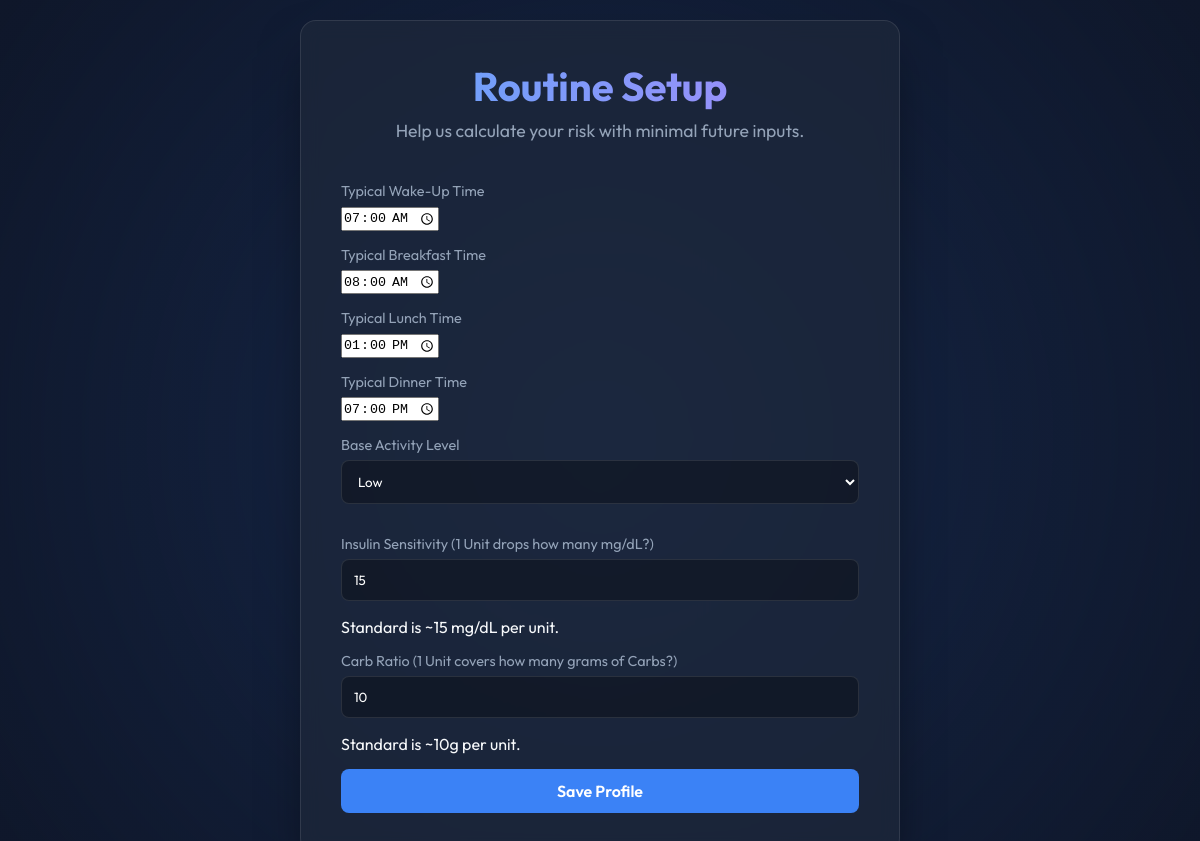
The app's page /setup, older data.
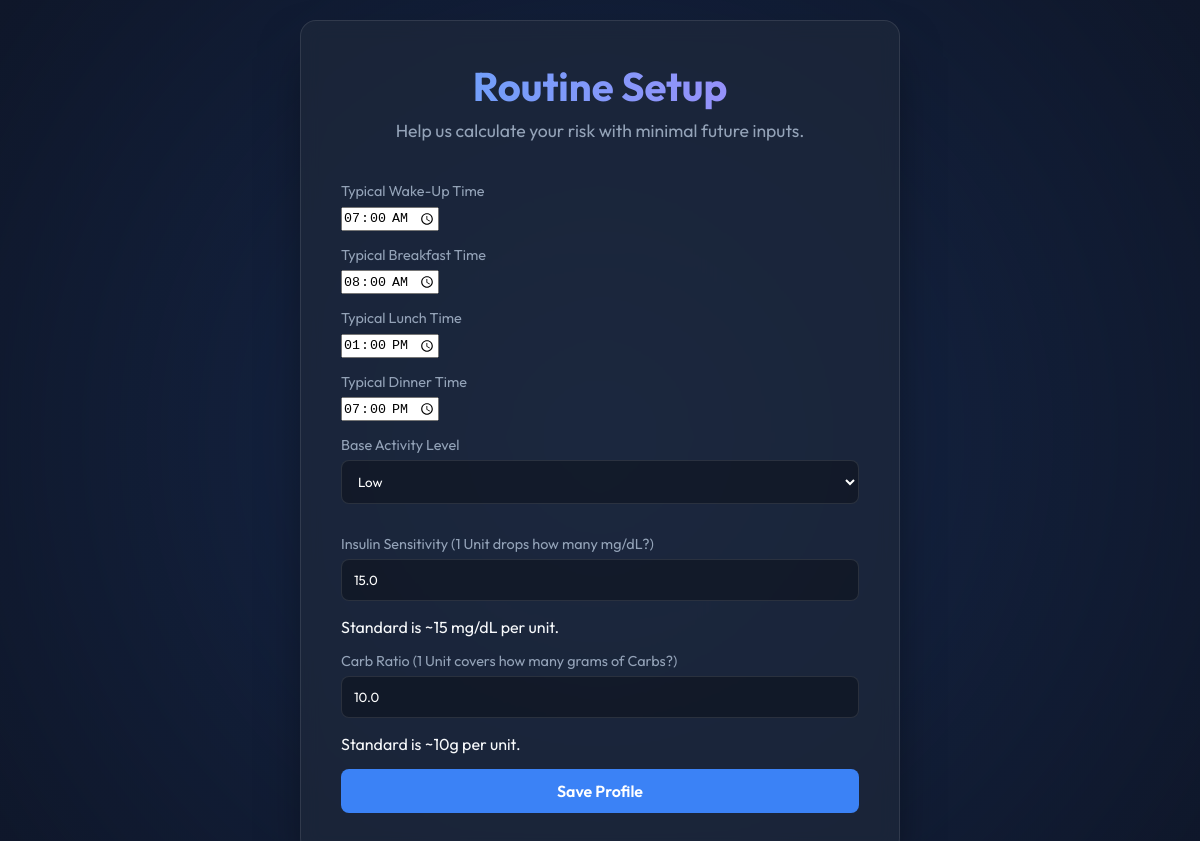
The same page, newer data.
### tables this page shows
CREATE TABLE user_profile (
            id INTEGER PRIMARY KEY AUTOINCREMENT,
            wake_up_time TEXT,
            breakfast_time TEXT,
            lunch_time TEXT,
            dinner_time TEXT,
            activity_level TEXT
        , insulin_sensitivity REAL DEFAULT 15, carb_ratio REAL DEFAULT 10);

### app.py (the view, shortened to what this page needs)
@app.route('/setup', methods=['GET', 'POST'])
def setup():
    profile = get_user_profile() or {}
    return render_template('setup.html', profile=profile)

### database.py (called while the page is built)
def get_db_connection():
    conn = sqlite3.connect(DB_PATH)
    conn.row_factory = sqlite3.Row
    return conn

def get_user_profile():
    conn = get_db_connection()
    c = conn.cursor()
    c.execute('SELECT * FROM user_profile LIMIT 1')
    row = c.fetchone()
    conn.close()
    return dict(row) if row else None

### templates/setup.html (shortened to what this page needs)
<!DOCTYPE html>
<html lang="en">
<head>
    <link rel="stylesheet" href="/static/css/style.css">
</head>
<body>
    <div class="glass-container">
        <header>
            <h1>Routine Setup</h1>
            <p>Help us calculate your risk with minimal future inputs.</p>
        </header>
        <form method="POST" class="prediction-form" style="display:flex; flex-direction:column; gap: 15px;">
            <div class="input-group">
                <label>Typical Wake-Up Time</label>
                <input type="time" name="wake_up_time" value="{{ profile.wake_up_time or '07:00' }}" required>
            </div>
            <div class="input-group">
                <label>Typical Breakfast Time</label>
                <input type="time" name="breakfast_time" value="{{ profile.breakfast_time or '08:00' }}" required>
            </div>
            <div class="input-group">
                <label>Typical Lunch Time</label>
                <input type="time" name="lunch_time" value="{{ profile.lunch_time or '13:00' }}" required>
            </div>
            <div class="input-group">
                <label>Typical Dinner Time</label>
                <input type="time" name="dinner_time" value="{{ profile.dinner_time or '19:00' }}" required>
            </div>
            <div class="input-group">
                <label>Base Activity Level</label>
                <select name="activity_level" required>
                    <option value="Low" {% if profile.activity_level=='Low' %}selected{% endif %}>Low</option>
                </select>
            </div>
            <div class="input-group">
                <label>Insulin Sensitivity (1 Unit drops how many mg/dL?)</label>
                <input type="number" name="insulin_sensitivity" value="{{ profile.insulin_sensitivity or 15 }}" step="0.1" required>
                <p class="text-xs text-muted">Standard is ~15 mg/dL per unit.</p>
            </div>
            <div class="input-group">
                <label>Carb Ratio (1 Unit covers how many grams of Carbs?)</label>
                <input type="number" name="carb_ratio" value="{{ profile.carb_ratio or 10 }}" step="0.1" required>
                <p class="text-xs text-muted">Standard is ~10g per unit.</p>
            </div>
            <button type="submit" class="btn primary full-width">Save Profile</button>
        </form>
    </div>
</body>
</html>

### static/css/style.css (style rules this page uses)
:root { --bg-color: #0f172a; --text-main: #f8fafc; --text-muted: #94a3b8; --primary: #3b82f6; --primary-hover: #2563eb; --secondary: #334155; --secondary-hover: #475569; --danger: #ef4444; --warning: #f59e0b; --success: #10b981; --glass-bg: rgba(30, 41, 59, 0.7); --glass-border: rgba(255, 255, 255, 0.1); }
* { box-sizing: border-box; margin: 0; padding: 0; }
body { font-family: 'Outfit', sans-serif; background-color: var(--bg-color); color: var(--text-main); display: flex; justify-content: center; align-items: center; min-height: 100vh; padding: 20px; }
body::before { content: ''; position: fixed; top: -50%; left: -50%; width: 200%; height: 200%; background: radial-gradient(circle, rgba(59, 130, 246, 0.15) 0%, rgba(15, 23, 42, 1) 50%); z-index: -1; }
.glass-container { background: var(--glass-bg); backdrop-filter: blur(10px); -webkit-backdrop-filter: blur(10px); border: 1px solid var(--glass-border); border-radius: 16px; padding: 40px; width: 100%; max-width: 600px; box-shadow: 0 25px 50px -12px rgba(0, 0, 0, 0.5); }
header { text-align: center; margin-bottom: 40px; }
header h1 { font-size: 2.5rem; font-weight: 700; margin-bottom: 8px; background: linear-gradient(to right, #60a5fa, #a78bfa); -webkit-background-clip: text; -webkit-text-fill-color: transparent; }
header p { color: var(--text-muted); font-size: 1.1rem; }
.btn { display: inline-block; padding: 12px 24px; border-radius: 8px; font-weight: 600; font-family: inherit; font-size: 1rem; cursor: pointer; border: none; transition: all 0.2s ease; text-align: center; text-decoration: none; }
.btn.primary { background-color: var(--primary); color: white; }
.btn.full-width { width: 100%; }
input[type="file"], input[type="number"], input[type="datetime-local"], select { width: 100%; padding: 12px; background: rgba(0,0,0,0.3); border: 1px solid var(--glass-border); color: white; border-radius: 8px; margin-bottom: 16px; font-family: inherit; }
.input-group label { display: block; margin-bottom: 6px; font-size: 0.9rem; color: var(--text-muted); }

Row changes from the older to the newer data that the page shows:
added user_profile: wake_up_time "07:00", breakfast_time "08:00", lunch_time "13:00", dinner_time "19:00", activity_level "Low", insulin_sensitivity "15.0", carb_ratio "10.0"
Text that changed along with them:
form field wake_up_time: "07:00" → (not shown)
form field breakfast_time: "08:00" → (not shown)
form field lunch_time: "13:00" → (not shown)
form field dinner_time: "19:00" → (not shown)
form field activity_level: "Low" → (not shown)
form field insulin_sensitivity: "15" → (not shown)
form field carb_ratio: "10" → (not shown)
